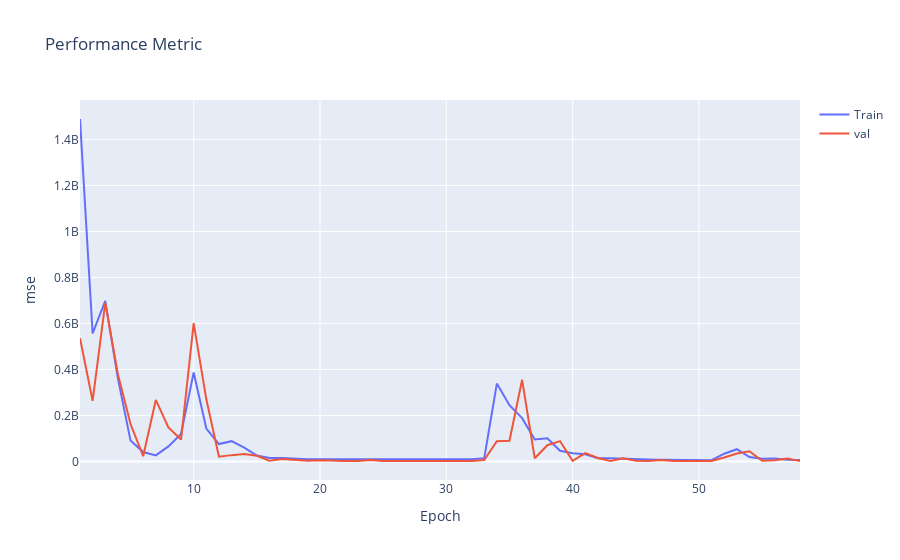

Write notebook code for a chart like this one.
### Code cell
train_lstm.plot_train_valid()
